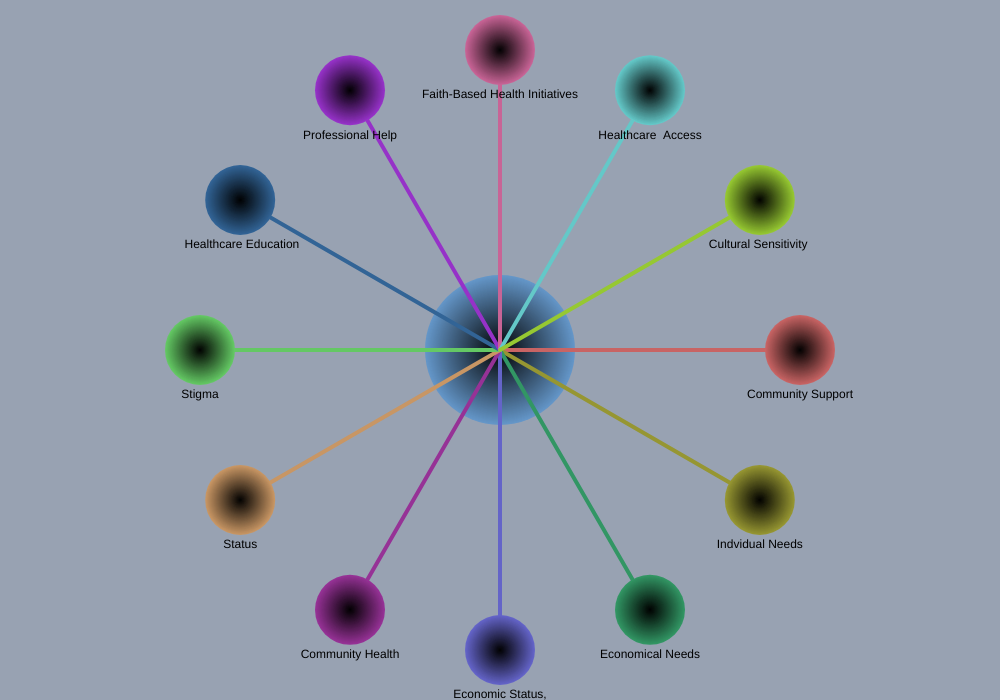
Frame 1 (no input)
Frame 60 (no input): identical to frame 1, image omitted
Frame 120 (the mouse pressed at the canvas centre since frame 60): identical to frame 1, image omitted

The p5.js sketch that drew this single still picture (run headless with seeded random() and noise() and a simulated clock; from frame 60 on, the mouse is pressed at the canvas centre):

// p5.js sketch
// ── sketch.js
let center;
let centerRadius = 75;  // Increased size
let numOuterBalls = 12;
let outerBalls = [];
let outerRadius = 35;  // Increased size
let colors = [
  '#C86464', '#969632', '#329664',
  '#6464C8', '#963296', '#C89664',
  '#64C864', '#326496', '#9632C8',
  '#C86496', '#64C8C8', '#96C832'
];
let labels = [
  "Community Support", "Indvidual Needs", "Economical Needs",
  "Economic Status,", "Community Health", "Status",
  "Stigma", " Healthcare Education", "Professional Help",
  "Faith-Based Health Initiatives", "Healthcare  Access", "Cultural Sensitivity "
];
let dragging = [];
let draggedIndex = -1;

function setup() {
  createCanvas(1000,700);
  center = createVector(width / 2, height / 2);

  // Initialize positions for the outer balls
  let angleStep = TWO_PI / numOuterBalls;
  let distanceFromCenter = 300; // Adjust this distance if needed
  for (let i = 0; i < numOuterBalls; i++) {
    let angle = i * angleStep;
    let x = center.x + cos(angle) * distanceFromCenter;
    let y = center.y + sin(angle) * distanceFromCenter;
    outerBalls[i] = createVector(x, y);
    dragging[i] = false;
  }
}

function draw() {
  background('#98a2b2');

  // Draw the central knot with a 3D effect
  drawBall(center.x, center.y, centerRadius, color(100, 150, 200));

  // Draw the threads and outer balls
  for (let i = 0; i < outerBalls.length; i++) {
    drawThread(center, outerBalls[i], color(colors[i]));
    drawBall(outerBalls[i].x, outerBalls[i].y, outerRadius, color(colors[i]));
  }

  // Add text labels
  fill(0);
  textSize(12);
  textAlign(CENTER, CENTER);
  for (let i = 0; i < outerBalls.length; i++) {
    text(labels[i], outerBalls[i].x, outerBalls[i].y + outerRadius + 10);
  }

  // Dragging behavior
  if (draggedIndex != -1) {
    outerBalls[draggedIndex].x = mouseX;
    outerBalls[draggedIndex].y = mouseY;
  }
}

function drawBall(x, y, r, c) {
  noStroke();
  for (let i = 0; i < r; i++) {
    let inter = map(i, 0, r, 0, 1);
    fill(lerpColor(c, color(0), inter));
    ellipse(x, y, r * 2 - i * 2, r * 2 - i * 2);
  }
}

function drawThread(start, end, c) {
  stroke(c);
  strokeWeight(4);
  line(start.x, start.y, end.x, end.y);
}

function mousePressed() {
  for (let i = 0; i < outerBalls.length; i++) {
    if (dist(mouseX, mouseY, outerBalls[i].x, outerBalls[i].y) < outerRadius) {
      dragging[i] = true;
      draggedIndex = i;
      break;
    }
  }
}

function mouseReleased() {
  draggedIndex = -1;
  for (let i = 0; i < outerBalls.length; i++) {
    dragging[i] = false;
  }
}
